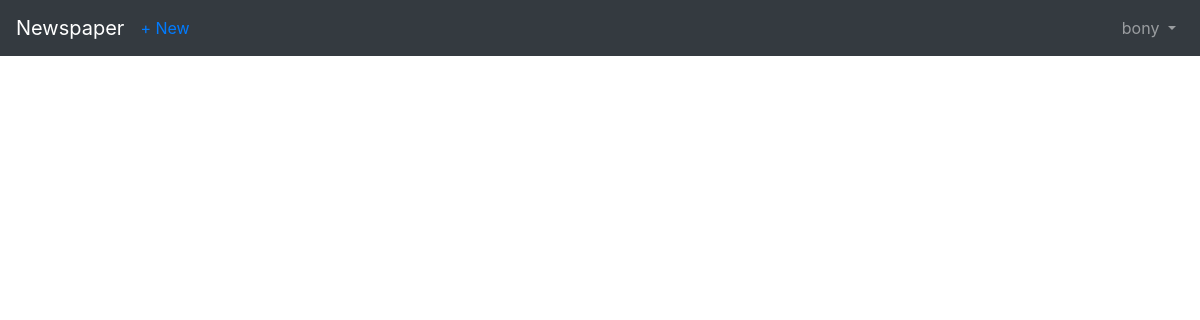
Page /articles/ (signed in) on the earlier database version.
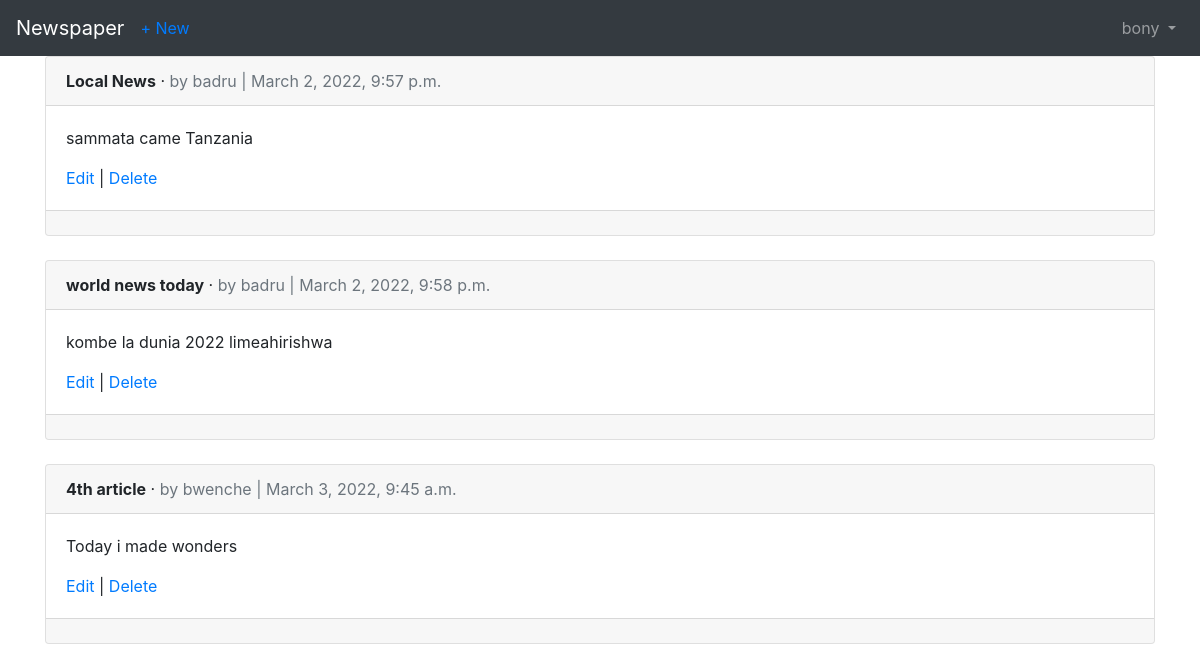
Same page on the later database version.
### users/models.py (models this page shows)
class CustomUser(AbstractUser):
    age = models.PositiveIntegerField(null=True, blank=True)

### articles/models.py (models this page shows, shortened)
class Article(models.Model):
    title = models.CharField(max_length=255)
    body = models.TextField()
    date = models.DateTimeField(auto_now_add=True)
    author = models.ForeignKey(
        get_user_model(),
        on_delete=models.CASCADE,
    )

### articles/views.py (the view)
# urls.py: path('', ArticleListView.as_view(), name='article_list'),
class ArticleListView(LoginRequiredMixin,ListView):
    model = Article
    template_name = 'article_list.html'
    login_url = 'login'

### templates/article_list.html (shortened to what this page needs)
{% extends 'base.html' %}
    {% block content %}
        {% for article in object_list %}
            <div class="card">
                <div class="card-header">
                    <span class="font-weight-bold">{{ article.title }}</span> &middot;
                    <span class="text-muted">by {{ article.author }} |
                    {{ article.date }}</span>
                </div>
                <div class="card-body">
                    <p>{{ article.body }}</p>
                    <a href="{% url 'article_edit' article.pk %}">Edit</a> |
                    <a href="{% url 'article_delete' article.pk %}">Delete</a>
                </div>
                <div class="card-footer ">
                </div>
            </div>
            <br />
        {% endfor %}
    {% endblock content %}

### templates/base.html (shortened to what this page needs)
    <!doctype html>
<html lang="en">
  <head>
    <link rel="stylesheet" href="https://cdn.jsdelivr.net/npm/bootstrap@4.3.1/dist/css/bootstrap.min.css">
  </head>
  <body>
    <nav class="navbar navbar-expand-md navbar-dark bg-dark mb- ">
        <a class="navbar-brand" href="{% url 'home' %}">Newspaper</a>
        {% if user.is_authenticated %}
            <ul class="navbar-nav mr-auto">
                <li class="nav-item"><a href="{% url 'article_new' %}">+ New</a></li>
            </ul>
        {% endif %}
        <div class="collapse navbar-collapse" id="navbarCollapse">
            {% if user.is_authenticated %}
                <ul class="navbar-nav ml-auto">
                    <li class="nav-item">
                        <a class="nav-link dropdown-toggle" href="#" id="userMenu"
                            data-toggle="dropdown" aria-haspopup="true"
                            aria-expanded="false">
                            {{ user.username }}
                        </a>
                    </li>
                </ul>
            {% endif %}
        </div>
    </nav>
        <div class="container">
        {% block content %}
        {% endblock content %}
        </div>
  </body>
</html>

Differences in the rows shown:
added Article: title "Local News", author "badru", date "March 2, 2022, 9:57 p.m.", body "sammata came Tanzania"
added Article: title "world news today", author "badru", date "March 2, 2022, 9:58 p.m.", body "kombe la dunia 2022 limeahirishwa"
added Article: title "4th article", author "bwenche", date "March 3, 2022, 9:45 a.m.", body "Today i made wonders"
